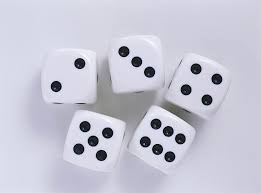
%> input picture Q3/Dice.jpg, 261 x 193 px
$ octave klm222_assignment1_part3.m   (GNU Octave 9; MATLAB toolbox functions it lacks are replaced by stand-ins)
%> lines starting %> are read from the running program, lines starting %| are printed output that depends on the picture; in (x1, y1, x2, y2) boxes, pixels count from 0 and x2, y2 are one past the last pixel; in counts of white or black regions, pixels touching at a corner belong together; the program's own positions count from 1
        %% Question 3.1

I = imread('Part 3/Dice.jpg');
%> I is the input picture: size 193x261x3 uint8; mean R, G, B 198.7, 198.5, 212.6

I = im2double(im2gray(I));
%> I: size 193x261 double

edges = {};
edges{end+1} = edge(I,'Sobel');
edges{end+1} = edge(I,'Prewitt');
edges{end+1} = edge(I,'Roberts');
edges{end+1} = edge(I,'log');
edges{end+1} = edge(I,'Canny');

% Show original image and the calculated edges
figure;
montage(edges,'size',[1,5], 'ThumbnailSize',[Inf,Inf]);
%> (this line was passed over: montage is not available in this run)

    %% Canny is best edge detector in this example

BW = edge(I,'Canny');
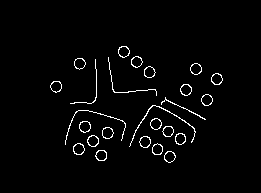
%> BW: size 193x261 logical; 2.5% white in thin lines or dots, all inside (x1, y1, x2, y2) = (50, 46, 223, 163)

% Diameter appears to be roughly 10-12 in the image
r_min = 3;
r_max = 8;
% Use built-in imfindcircles function to do circular Hough transform
[centers,radii] = imfindcircles(I, [r_min, r_max],'ObjectPolarity', 'dark', 'Sensitivity', 0.9);
%> centers = 20 rows, first 12: [158.2 150; 180.8 139.5; 80.33 64.25; 170.4 157.4; 56.64 86.91; 150.3 72.67; 101.8 156; 79.38 149.6; 108.3 133.5; 145.7 142.5; 124.5 52.29; 196.7 69.5]; radii = 20 values, max 5.66 at index 1, min 5.3 at index 17, mean 5.48

% Remove edges from BW that correlate to the circles
for center = centers'
    for a = -6:6
        for b = -6:6
            BW(round(center(2)+a),round(center(1)+b)) = 0;
        end
    end
end
%> this loop made 20 passes
%> center on passes 1 to 12: [158.2; 150], [180.8; 139.5], [80.33; 64.25], [170.4; 157.4], [56.64; 86.91], [150.3; 72.67], [101.8; 156], [79.38; 149.6], [108.3; 133.5], [145.7; 142.5], [124.5; 52.29], [196.7; 69.5]
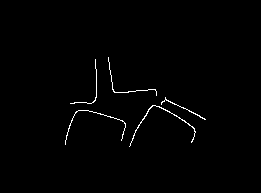
%> BW: size 193x261 logical; 0.93% white in thin lines or dots, all inside (x1, y1, x2, y2) = (65, 57, 206, 147)

% Calculate the Hough Transform
[H,theta,rho] = hough(BW);
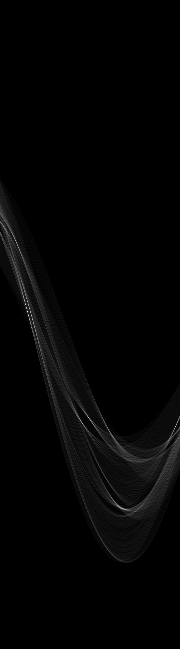
%> H: size 649x180 double; min 0, max 46, mean 0.7; drawn with min black and max white
%> theta = 180 values from -90 to 89; rho = 649 values from -324 to 324

    %% Hough Transform: Will will use the the built in function
% Calculate Hough Peaks (number of votes per line as in Lecture

P  = houghpeaks(H,100,'threshold',ceil(0.3*max(H(:))), 'NHoodsize', [33,9]);
%> P = 35 rows, first 12: [312 28; 427 176; 418 89; 320 33; 241 16; 424 83; 509 123; 294 23; 506 118; 227 4; 253 21; 430 109]
x = theta(P(:,2));
%> x = 35 values, max 85 at index 2, min -87 at index 10, mean -4.97
y = rho(P(:,1));
%> y = 35 values, max 187 at index 24, min -98 at index 10, mean 68.83

% show the Hough Map and the identified peaks (features)
figure;
imshow(H,[],'XData',theta,'YData',rho,'InitialMagnification','fit');
xlabel('\theta'), ylabel('\rho');
axis on, axis normal, hold on;
title('Hough Transform');
plot(x,y,'s','color','red', 'markersize', 20);
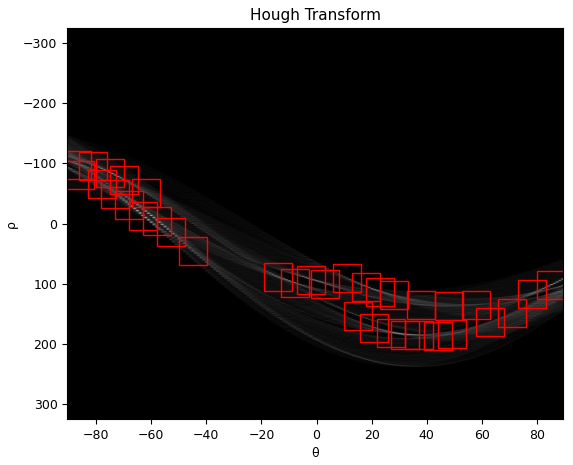
%> figure redrawn from the program's plot data

    %% Now we will find the lines
% Find lines and plot them
lines = houghlines(BW,theta,rho,P,'FillGap',5,'MinLength',15);
%> lines = 15 lines; longest, point1 to point2 (x, y): (166, 100) to (206, 120), (86, 111) to (123, 121), (96, 60) to (97, 98), (162, 108) to (194, 128), (109, 58) to (114, 92), (134, 136) to (152, 107)

figure;
imshow(I);
hold on
viscircles(centers, radii,'Color','r','LineWidth',4);
max_len = 0;
for k = 1:length(lines)
    xy = [lines(k).point1; lines(k).point2];
    plot(xy(:,1),xy(:,2),'LineWidth',5,'Color','green');

    % plot beginnings and ends of lines
    plot(xy(1,1),xy(1,2),'x','LineWidth',4,'Color','yellow');
    plot(xy(2,1),xy(2,2),'x','LineWidth',4,'Color','red');
end
%> this loop made 15 passes
%> xy on passes 1 to 12: [166 100; 206 120], [96 60; 97 98], [162 108; 194 128], [86 111; 123 121], [109 58; 114 92], [134 136; 152 107], [165 101; 192 112], [139 128; 149 110], [75 103; 92 104], [97 113; 125 123], [175 115; 195 130], [97 71; 97 89]
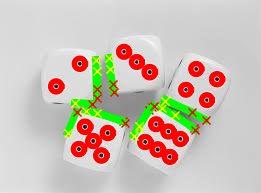
%> figure redrawn from the program's plot data
